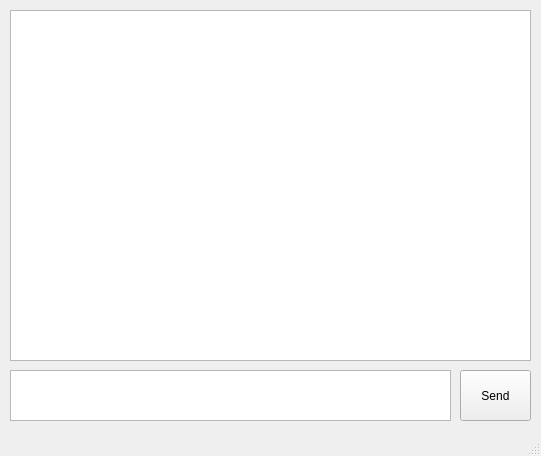
<?xml version="1.0" encoding="UTF-8"?>
<ui version="4.0">
 <class>MainWindow</class>
 <widget class="QMainWindow" name="MainWindow">
  <property name="geometry">
   <rect>
    <x>0</x>
    <y>0</y>
    <width>541</width>
    <height>456</height>
   </rect>
  </property>
  <property name="windowTitle">
   <string>MainWindow</string>
  </property>
  <widget class="QWidget" name="centralwidget">
   <widget class="QTextBrowser" name="textBrowser">
    <property name="geometry">
     <rect>
      <x>10</x>
      <y>10</y>
      <width>521</width>
      <height>351</height>
     </rect>
    </property>
   </widget>
   <widget class="QTextEdit" name="textEdit">
    <property name="geometry">
     <rect>
      <x>10</x>
      <y>370</y>
      <width>441</width>
      <height>51</height>
     </rect>
    </property>
   </widget>
   <widget class="QPushButton" name="pushButton">
    <property name="geometry">
     <rect>
      <x>460</x>
      <y>370</y>
      <width>71</width>
      <height>51</height>
     </rect>
    </property>
    <property name="text">
     <string>Send</string>
    </property>
   </widget>
  </widget>
  <widget class="QStatusBar" name="statusbar"/>
 </widget>
 <resources/>
 <connections/>
</ui>
